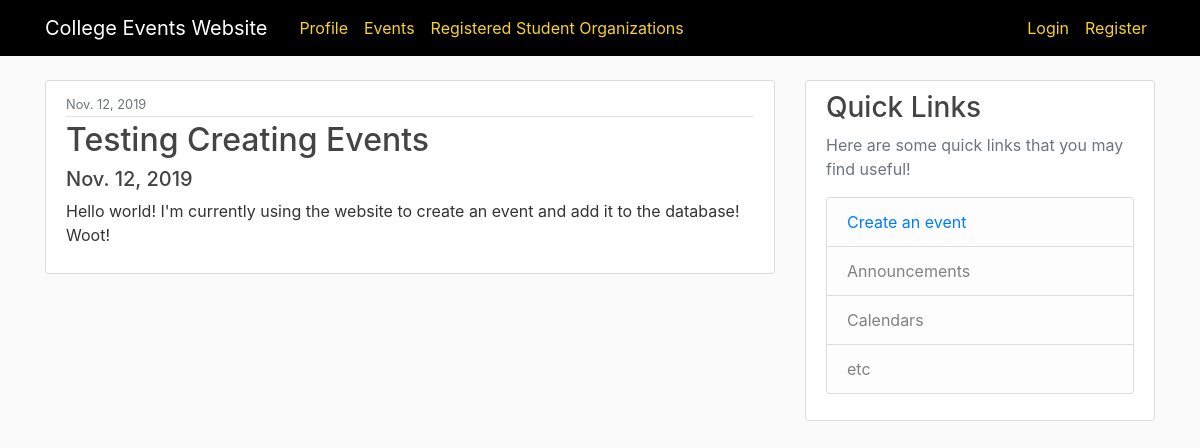
Screenshot of /events/event/3/ with the database file from the repository.
### Events/models.py (models this page shows, shortened)
class Event(models.Model):
  id = models.AutoField(primary_key=True)
  name = models.CharField(max_length = MAX_LENGTH_EVENT_NAME)
  description = models.TextField()
  date = models.DateField(default=DEFAULT_DATE)
  startTime = models.TimeField(default=DEFAULT_START_TIME)
  endTime = models.TimeField(default=DEFAULT_END_TIME)
  user = models.ForeignKey(User, on_delete=models.CASCADE, default=defaultUser, null=True, blank=True)

### Events/views.py (the view)
class EventDetailView(DetailView):
  model = Event
  template_name = 'events/event_detail.html'
  def get_context_data(self, **kwargs):
    context = super().get_context_data(**kwargs)
    return context

### Events/templates/Events/event_detail.html
{% extends "Home/base.html" %}
{% block content %}
  <article class="media content-section">
    <div class="media-body">
      <div class="article-metadata">
        <small class="text-muted">{{ object.date }}</small>
      </div>
      <h2 class="article-title">{{ object.name }}</h2>
      <h5 class="article-heading">{{ object.date }}</h5>
      <p class="article-content">{{ object.description }}</p>
    </div>
  </article>
{% endblock content %}

### Events/static/Events/main.css (style rules this page uses)
body { background: #fafafa; color: #333333; margin-top: 5rem; }
h1, h2, h3, h4, h5, h6 { color: #444444; }
.content-section { background: #ffffff; padding: 10px 20px; border: 1px solid #dddddd; border-radius: 3px; margin-bottom: 20px; }
.article-title { color: #444444; }
.article-content { white-space: pre-line; }
.article-metadata { padding-bottom: 1px; margin-bottom: 4px; border-bottom: 1px solid #e3e3e3 }

### rows the page displays
Event: date "Nov. 12, 2019", name "Testing Creating Events", description "Hello world! I'm currently using the website to create an event and add it to the database! Woot!"
